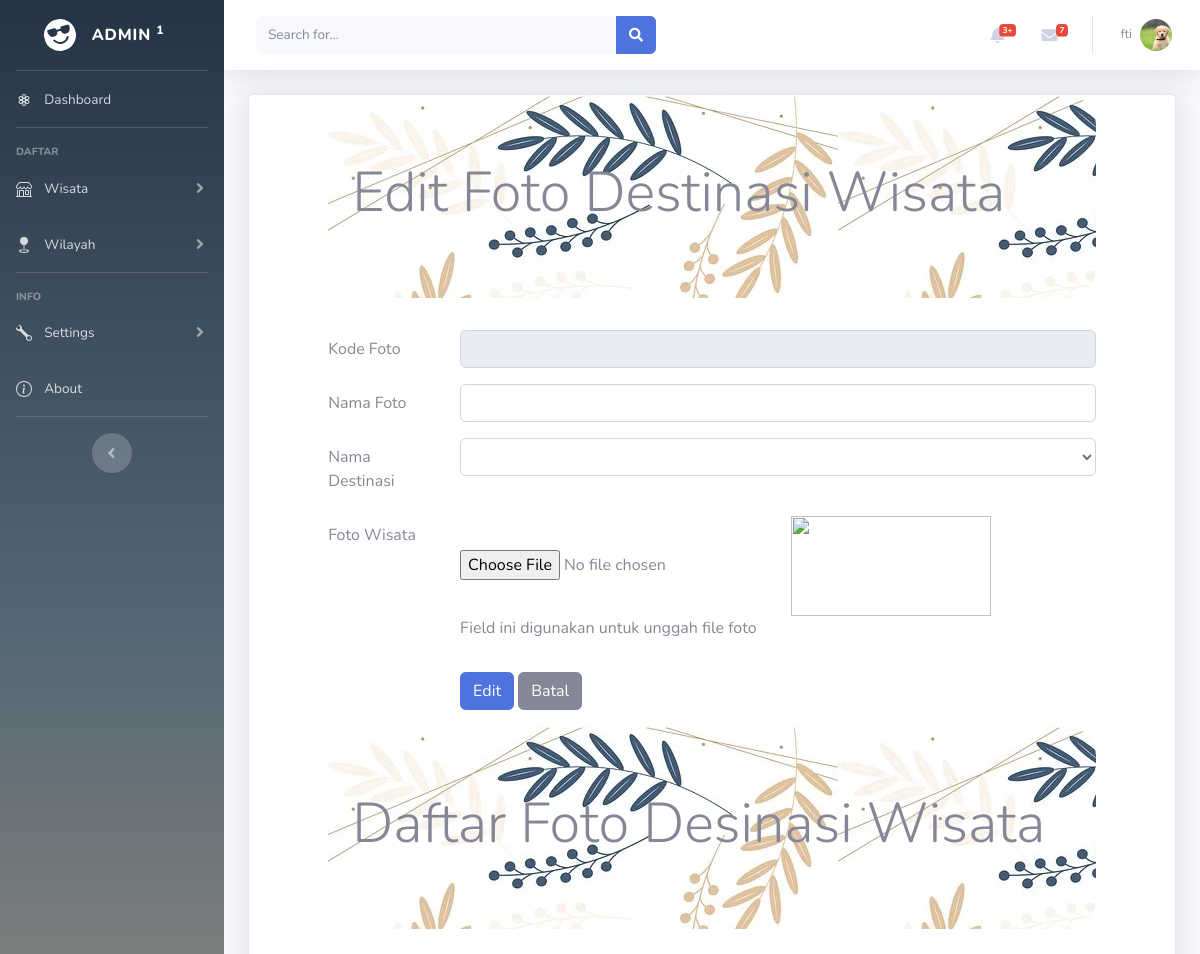
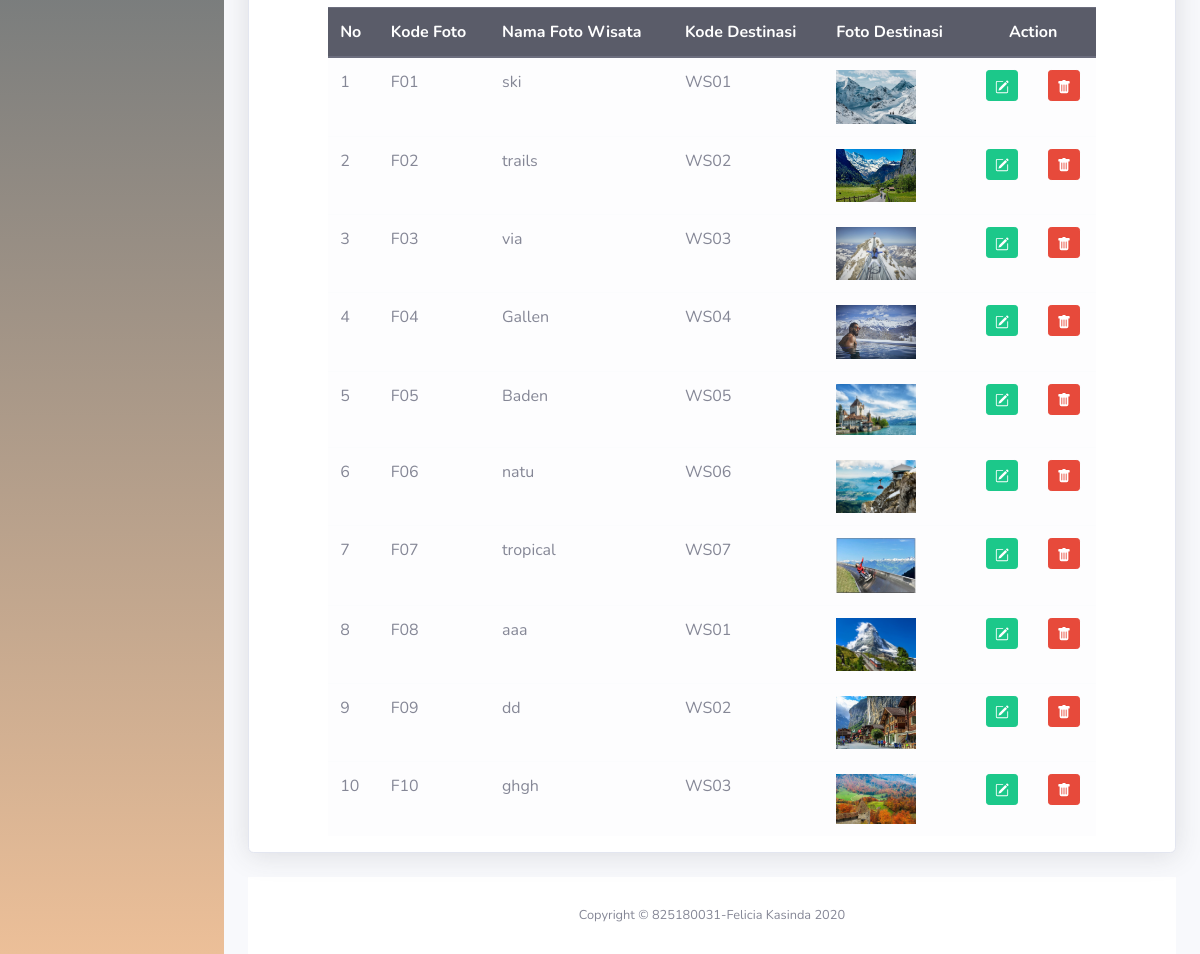
Page /DASHBOARD/fotodestinasiEdit.php (signed in) on the committed database (2 pictures, top to bottom).
### tables this page shows
CREATE TABLE `fotodestinasi` (
  `fotoID` char(5) NOT NULL,
  `fotonama` char(60) NOT NULL,
  `destinasiID` char(4) NOT NULL,
  `fotofile` text NOT NULL
);

### DASHBOARD/fotodestinasiEdit.php (the view, shortened to what this page needs)
<!DOCTYPE html>
<html lang="en">
  <head>
    <link rel="stylesheet" type="text/css" href="css/bootstrap.min.css">
    <link rel="stylesheet" type="text/css" href="http://cdnjs.cloudflare.com/ajax/libs/select2/4.0.3/css/select2.min.css">
  </head>
    <?php include "header.php";?>
    <div class="container-fluid">
    <div class="card shadow mb-4">
<?php
    include "includes/config.php";
    $datadestinasi = mysqli_query($connection, "SELECT * FROM destinasi");
    $kodefoto = $_GET["edit"];
    $editfoto = mysqli_query($connection, "SELECT * FROM fotodestinasi WHERE fotoID = '$kodefoto'");
    $rowedit = mysqli_fetch_array($editfoto);
    $editdestinasi = mysqli_query($connection, "SELECT * FROM destinasi JOIN fotodestinasi USING(destinasiID) WHERE fotoID = '$kodefoto'");
    $rowedit2 = mysqli_fetch_array($editdestinasi);
  ?>
  <body>
    <div class="row">
        <div class="col-sm-1"></div>
        <div class="col-sm-10">
            <div class="jumbotron jumbotron-fluid" style="background: url('img/bck.webp'); border-radius: 30px">
                <div class="container">
                    <h1 class="display-4">Edit Foto Destinasi Wisata</h1>
                </div>
            </div>
            <form method="POST" enctype="multipart/form-data">
                <div class="form-group row">
                    <label for="kodefoto" class="col-sm-2 col-form-label">Kode Foto</label>
                    <div class="col-sm-10">
                        <input type="text" class="form-control" id="kodefoto" name="inputkode" value="<?php echo $rowedit['fotoID']?>" readonly>
                    </div>
                </div>
                <div class="form-group row">
                    <label for="namafoto" class="col-sm-2 col-form-label">Nama Foto</label>
                    <div class="col-sm-10">
                        <input type="text" class="form-control" id="namafoto" name="inputnama" value="<?php echo $rowedit['fotonama']?>">
                    </div>
                </div>
                <div class="form-group row">
                    <label for="namadestinasi" class="col-sm-2 col-form-label">Nama Destinasi</label>
                    <div class="col-sm-10">
                        <select class="form-control" id="namadestinasi" name="kodedestinasi">
                            <option value="<?php echo $rowedit['destinasiID']?>"><?php echo $rowedit['destinasiID']?> <?php echo $rowedit2['destinasinama']?></option>
                            <?php
                            while($row = mysqli_fetch_array($datadestinasi))
                            { ?>
                                <option value="<?php echo $row["destinasiID"]?>">
                                </option>
                            <?php } ?>
                        </select>
                    </div>
                </div>
                <div class="form-group row">
                    <label for="file" class="col-sm-2 col-form-label">Foto Wisata</label>
                    <div class="col-sm-10">
                        <input type="file" id="file" name="file">
                        <img src="images/<?php echo $rowedit['fotofile']?>" style = "width:200px; height: 100px;">
                        <p class="help-block">Field ini digunakan untuk unggah file foto</p>
                    </div>
                </div>
                <div class="form-group row">
                    <div class="col-sm-2"></div>
                    <div class="col-sm-10">
                        <input type="submit" name="Edit" class="btn btn-primary" value="Edit">
                        <input type="button"  onclick="window.location.href='fotodestinasi.php'" class="btn btn-secondary" value="Batal" name="Batal">
                    </div>
                </div>
            </form>
        </div>
        <div class="col-sm-1"></div>
    </div>
    <div class="row">
        <div class="col-sm-1"></div>
        <div class="col-sm-10">
            <div class="jumbotron jumbotron-fluid" style="background: url('img/bck.webp'); border-radius: 30px">
                <div class="container">
                    <h1 class="display-4">Daftar Foto Desinasi Wisata</h1>
                </div>
            </div>
        <table class="table table-hover table-light">
            <thead class="thead-dark">
                <tr>
                    <th>No</th>
                    <th>Kode Foto</th>
                    <th>Nama Foto Wisata</th>
                    <th>Kode Destinasi</th>
                    <th>Foto Destinasi</th>
                    <th colspan="2" style="text-align: center">Action</th>
                </tr>
            </thead>
            <tbody>
                <?php $query = mysqli_query($connection, "SELECT * FROM fotodestinasi");
                    $nomor = 1;
                    while ($row = mysqli_fetch_array($query))
                    { ?>
                        <tr>
                            <td><?php echo $nomor;?></td>
                            <td><?php echo $row['fotoID'];?></td>
                            <td><?php echo $row['fotonama'];?></td>
                            <td><?php echo $row['destinasiID'];?></td>
                            <td>
                                <?php if(is_file("images/".$row['fotofile']))
                                { ?>
                                    <img src="images/<?php echo $row['fotofile']?>" width="80">
                                <?php }
                                else
                                    echo "<img src='images/noimage.png' width='80'>"
                                ?>
                            </td>
                                <td>
                                    <center><a href="fotodestinasiEdit.php?edit=<?php echo $row["fotoID"]?>" class="btn btn-success btn-sm" title="Edit">
                                    </a>
                                </td>
                                <td>
                                    <center><a href="fotodestinasiHapus.php?hapus=<?php echo $row["fotoID"]?>" class="btn btn-danger btn-sm" title="Delete">
                                    </a>
                                </td>
                        </tr>
                        <?php $nomor = $nomor + 1;?>
                        <?php
                    }
                ?>
            </tbody>
        </table>
        </div>
        <div class="col-sm-1"></div>
    </div>
  </body>
    <?php include "footer.php";?>
</html>

### DASHBOARD/header.php (shortened to what this page needs)
<head>
    <link rel="stylesheet" href="https://stackpath.bootstrapcdn.com/bootstrap/4.5.2/css/bootstrap.min.css">
    <link href="vendor/fontawesome-free/css/all.min.css" rel="stylesheet" type="text/css">
    <link href="css/sb-admin-2.min.css" rel="stylesheet">
    <link href="vendor/datatables/dataTables.bootstrap4.min.css" rel="stylesheet">
</head>
<?php
include "includes/config.php";
?>
<body id="page-top">
    <div id="wrapper">
        <ul class="navbar-nav  sidebar sidebar-dark accordion" id="accordionSidebar" style="background: rgb(37,52,68);background: linear-gradient(180deg, rgba(37,52,68,1) 0%, rgba(84,103,116,1) 33%, rgba(236,191,152,1) 100%);;">
            <a class="sidebar-brand d-flex align-items-center justify-content-center" href="index.php">
                <div class="sidebar-brand-icon rotate-n-15">
                </div>
                <div class="sidebar-brand-text mx-3">Admin <sup>1</sup></div>
            </a>
            <hr class="sidebar-divider my-0">
            <li class="nav-item">
                <a class="nav-link" href="index.php">
                    <span style="margin-left: 8px">Dashboard</span></a>
            </li>
            <hr class="sidebar-divider">
            <div class="sidebar-heading">
                Daftar
            </div>
            <li class="nav-item">
                <a class="nav-link collapsed" href="#" data-toggle="collapse" data-target="#collapseTwo"
                    aria-expanded="true" aria-controls="collapseTwo">
                    <span style="margin-left: 8px">Wisata</span>
                </a>
            </li>
            <li class="nav-item">
                <a class="nav-link collapsed" href="#" data-toggle="collapse" data-target="#collapseUtilities"
                    aria-expanded="true" aria-controls="collapseUtilities">
                    <span style="margin-left: 8px">Wilayah</span>
                </a>
            </li>
            <hr class="sidebar-divider">
            <div class="sidebar-heading">
                INFO
            </div>
            <li class="nav-item">
                <a class="nav-link collapsed" href="#" data-toggle="collapse" data-target="#collapsePages"
                    aria-expanded="true" aria-controls="collapsePages">
                    <span style="margin-left: 8px">Settings</span>
                </a>
            </li>
            <li class="nav-item">
                <a class="nav-link" href="about.php">
                    <span style="margin-left: 8px">About</span></a>
            </li>
            <hr class="sidebar-divider d-none d-md-block">
            <div class="text-center d-none d-md-inline">
                <button class="rounded-circle border-0" id="sidebarToggle"></button>
            </div>
        </ul>
        <div id="content-wrapper" class="d-flex flex-column">
            <div id="content">
                <nav class="navbar navbar-expand navbar-light bg-white topbar mb-4 static-top shadow" >
                    <form
                        class="d-none d-sm-inline-block form-inline mr-auto ml-md-3 my-2 my-md-0 mw-100 navbar-search">
                        <div class="input-group">
                            <input type="text" class="form-control bg-light border-0 small" placeholder="Search for..."
                                aria-label="Search" aria-describedby="basic-addon2">
                            <div class="input-group-append">
                                <button class="btn btn-primary" type="button">
                                    <i class="fas fa-search fa-sm"></i>
                                </button>
                            </div>
                        </div>
                    </form>
                    <ul class="navbar-nav ml-auto">
                        <li class="nav-item dropdown no-arrow mx-1">
                            <a class="nav-link dropdown-toggle" href="#" id="alertsDropdown" role="button"
                                data-toggle="dropdown" aria-haspopup="true" aria-expanded="false">
                                <i class="fas fa-bell fa-fw"></i>
                                <span class="badge badge-danger badge-counter">3+</span>
                            </a>
                        </li>
                        <li class="nav-item dropdown no-arrow mx-1">
                            <a class="nav-link dropdown-toggle" href="#" id="messagesDropdown" role="button"
                                data-toggle="dropdown" aria-haspopup="true" aria-expanded="false">
                                <i class="fas fa-envelope fa-fw"></i>
                                <span class="badge badge-danger badge-counter">7</span>
                            </a>
                        </li>
                        <?php
                            $profile = $_SESSION['emailuser'];
                            $profilenama = mysqli_query($connection, "SELECT * FROM admin WHERE adminemail = '$profile'");
                            $row = mysqli_fetch_array($profilenama);
                        ?>
                        <li class="nav-item dropdown no-arrow">
                            <a class="nav-link dropdown-toggle" href="#" id="userDropdown" role="button"
                                data-toggle="dropdown" aria-haspopup="true" aria-expanded="false">
                                <span class="mr-2 d-none d-lg-inline text-gray-600 small"> <?php echo $row['adminnama']?></span>
                                <img class="img-profile rounded-circle"
                                    src="img/profile.jpg">
                            </a>
                        </li>
                    </ul>
                </nav>

### rows in the picture
fotodestinasi: fotoID "F01", fotonama "ski", destinasiID "WS01", fotofile (picture)
fotodestinasi: fotoID "F02", fotonama "trails", destinasiID "WS02", fotofile (picture)
fotodestinasi: fotoID "F03", fotonama "via", destinasiID "WS03", fotofile (picture)
fotodestinasi: fotoID "F04", fotonama "Gallen", destinasiID "WS04", fotofile (picture)
fotodestinasi: fotoID "F05", fotonama "Baden", destinasiID "WS05", fotofile (picture)
fotodestinasi: fotoID "F06", fotonama "natu", destinasiID "WS06", fotofile (picture)
fotodestinasi: fotoID "F07", fotonama "tropical", destinasiID "WS07", fotofile (picture)
fotodestinasi: fotoID "F08", fotonama "aaa", destinasiID "WS01", fotofile (picture)
fotodestinasi: fotoID "F09", fotonama "dd", destinasiID "WS02", fotofile (picture)
fotodestinasi: fotoID "F10", fotonama "ghgh", destinasiID "WS03", fotofile (picture)

### other values in the picture
$row['adminnama'] "fti"
